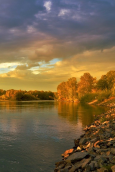
%> input picture land1.png, 115 x 172 px
$ octave --eval "delay_recognition_working_memory_task;"   (GNU Octave 9; MATLAB toolbox functions it lacks are replaced by stand-ins)
%> lines starting %> are read from the running program, lines starting %| are printed output that depends on the picture
function delay_recognition_working_memory_task
load('stim_mat_gray.mat', 'im_mat_gray')
Face_matrix = im_mat_gray(:,:,1:60);
[row, col] = size(Face_matrix, 1, 2);

order = randperm(60);
random_face_order = order(1:12);

Face_all = NaN(row, col, 12);
for x = 1:12
    Face_all(:,:,x) = Face_matrix(:,:,(random_face_order(x)));
end

%Face_all = im2uint8(Face_all/255);


% Landscape image convertion    loading and assign to a matrix
Landscape_matrix = NaN(172,115,12);

land1 = imread('land1.png');
%> land1 is the input picture: size 172x115x3 uint8; mean R, G, B 120.5, 100.3, 71
land1 = rgb2gray(land1);
%> land1: size 172x115 uint8
Landscape_matrix(:, :, 1) = land1;

land2 = imread('land2.png');
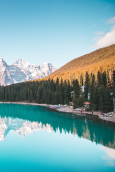
%> input picture land2.png, 115 x 172 px
%> land2 is the input picture: size 172x115x3 uint8; mean R, G, B 122.7, 165.7, 170.3
land2 = rgb2gray(land2);
%> land2: size 172x115 uint8
Landscape_matrix(:, :, 2) = land2;

land3 = imread('land3.png');
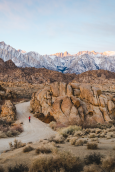
%> input picture land3.png, 115 x 172 px
%> land3 is the input picture: size 172x115x3 uint8; mean R, G, B 155, 145, 137.1
land3 = rgb2gray(land3);
%> land3: size 172x115 uint8
Landscape_matrix(:, :, 3) = land3;

land4 = imread('land4.png');
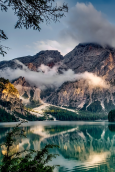
%> input picture land4.png, 115 x 172 px
%> land4 is the input picture: size 172x115x3 uint8; mean R, G, B 95.8, 106.9, 108.9
land4 = rgb2gray(land4);
%> land4: size 172x115 uint8
Landscape_matrix(:, : , 4) = land4;

land5 = imread('land5.png');
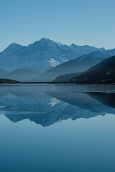
%> input picture land5.png, 115 x 172 px
%> land5 is the input picture: size 172x115x3 uint8; mean R, G, B 71.6, 121.8, 149.1
land5 = rgb2gray(land5);
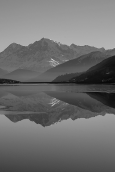
%> land5: size 172x115 uint8; min 7, max 200, mean 109.9
Landscape_matrix(:, : , 5) = land5;

land6 = imread('land6.png');
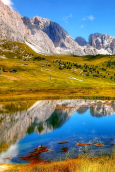
%> input picture land6.png, 115 x 172 px
%> land6 is the input picture: size 172x115x3 uint8; mean R, G, B 124.5, 131, 111.9
land6 = rgb2gray(land6);
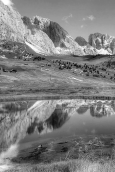
%> land6: size 172x115 uint8; min 9, max 255, mean 126.9
Landscape_matrix(:, : , 6) = land6;

%> (the run ends here)
